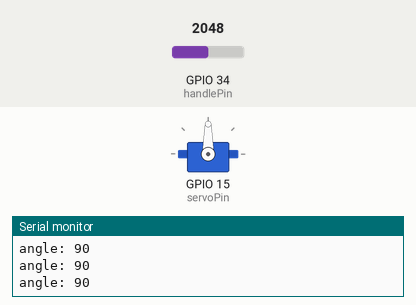
This program was run on a simulated ESP32. Shown: servo, the last lines printed to the serial monitor. The inputs (shaded band) are chosen by the test bench; at power-on: GPIO 34 (handlePin) = 2048 (analog values on the 0–4095 scale).

Above: at 4.2 s.
4.3 s: GPIO 34 (handlePin) set to 2440
At 5.5 s:
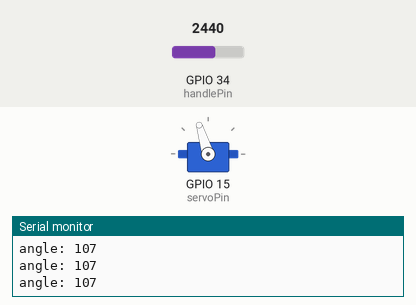
5.8 s: GPIO 34 (handlePin) set to 2866
At 7.0 s:
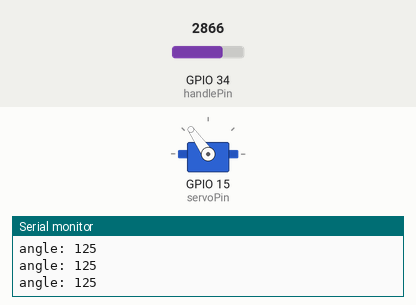
7.3 s: GPIO 34 (handlePin) set to 3603
At 7.8 s:
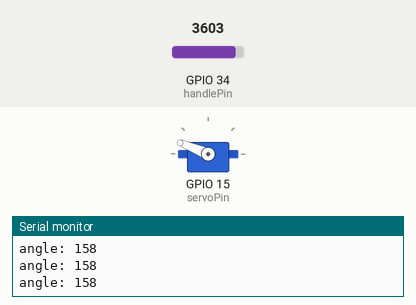
8.8 s: GPIO 34 (handlePin) set to 1228
At 9.1 s:
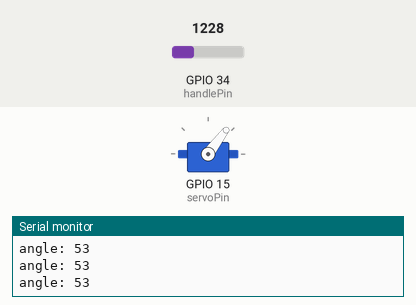
10.3 s: GPIO 34 (handlePin) set to 491
At 11.5 s:
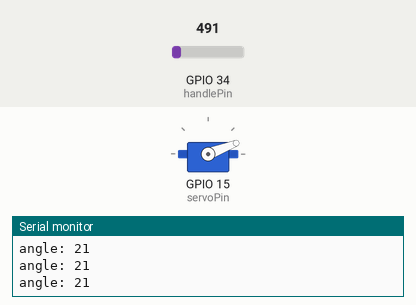
11.8 s: GPIO 34 (handlePin) set to 0
At 12.9 s:
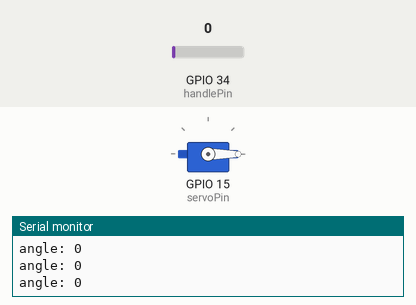
Timing chart, 0 to 14.3 s (numbered marks = the images above; inputs shaded):
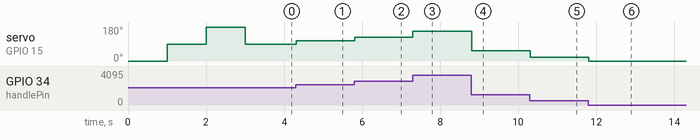

Measured:
- after the input at 4.3 s, servo on GPIO 15 (servoPin): 90° → 107° at once
- after the input at 5.8 s, servo on GPIO 15 (servoPin): 107° → 125° at once
- after the input at 7.3 s, servo on GPIO 15 (servoPin): 125° → 158° at once
- after the input at 8.8 s, servo on GPIO 15 (servoPin): 158° → 53° at once
- after the input at 10.3 s, servo on GPIO 15 (servoPin): 53° → 21° at once
- after the input at 11.8 s, servo on GPIO 15 (servoPin): 21° → 0° at once

The program:

main.cpp
```cpp
#include <Arduino.h>
#include <ESP32Servo.h>

Servo servo;

void setup() {
  Serial.begin(115200);

  servo.setPeriodHertz(50);

  // these need to be adjusted for different servos
  // in my case maxTimeUs of 2500 makes it turn ~200 degrees
  const int servoPin = 15;
  const int minTimeUs = 500;
  const int maxTimeUs = 2400;
  servo.attach(servoPin, minTimeUs, maxTimeUs);

  servo.write(0);
  delay(1000);
  servo.write(90);
  delay(1000);
  servo.write(180);
  delay(1000);
}

int previousAngle = -1;

void loop() {
  const int handleResolutionBits = 12;
  analogReadResolution(handleResolutionBits);

  const int handlePin = 34;
  const int maxAdcValue = (1 << handleResolutionBits) - 1;
  int input = analogRead(handlePin);
  int angle = map(input, 0, maxAdcValue, 0, 180);
  servo.write(angle);
  Serial.printf("angle: %d\n", angle);
  delay(15);
}
```
